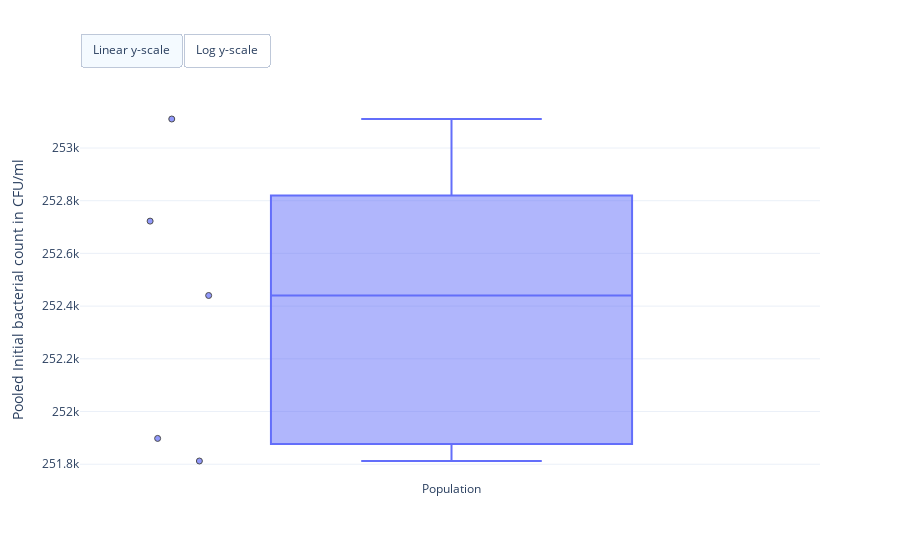
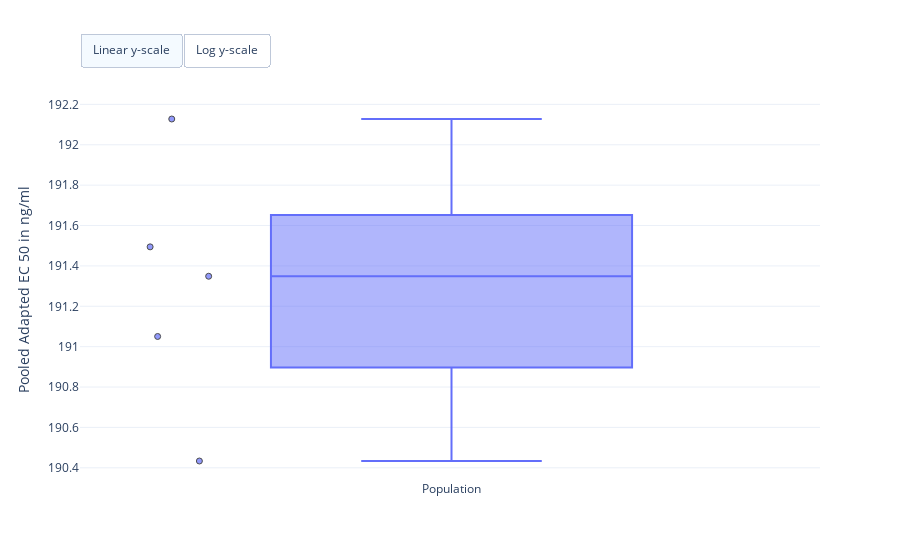
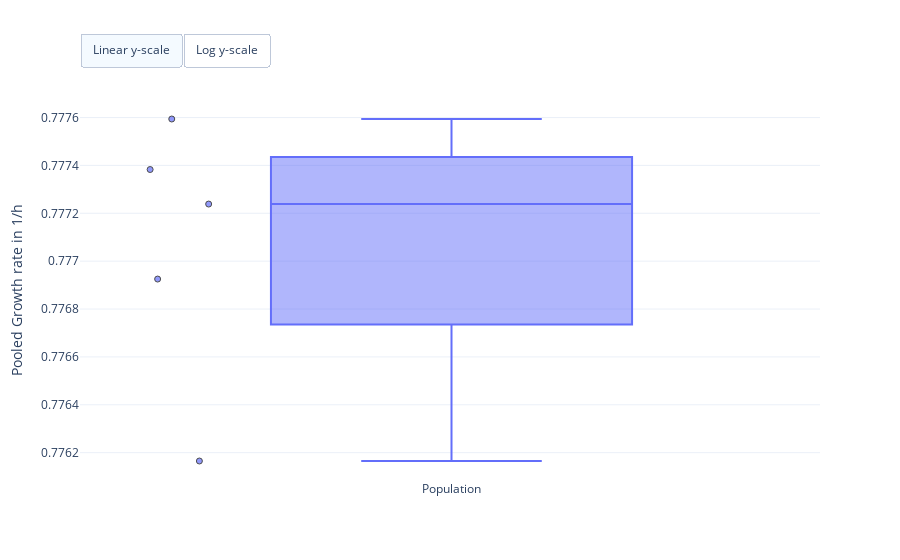
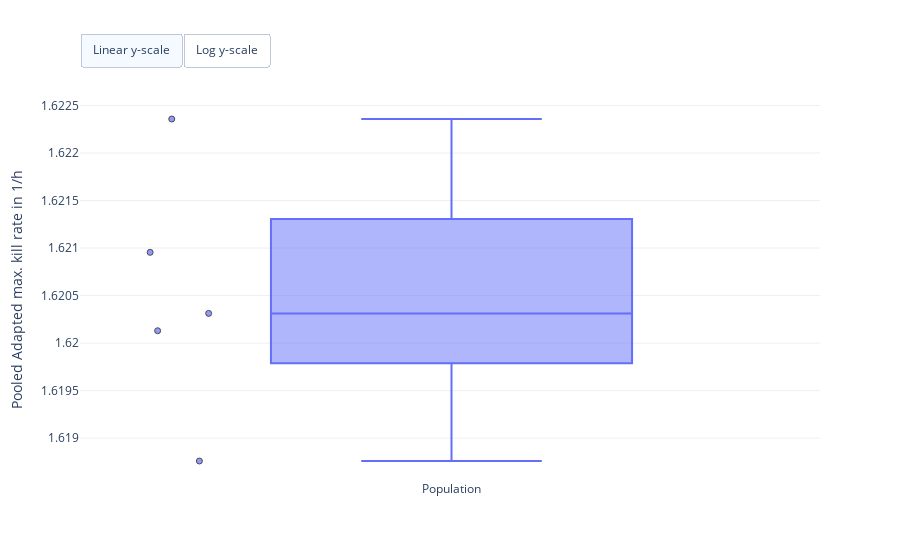

These figures' notebook cell, in order:
### Markdown cell above
## Find maximum likelihood estimates

1. Connects the above defined model to the data.
2. Runs the maximum likelihood optimisation 5 times from random initial
    starting points (for robustness). Initial points are samples from priors.

Note that because we chose uniform priors, the maximum likelihood estimates
(for the specified bounds) coincide with the maximum a posteriori estimates.

### Code cell
# Create log-posteriors
problem.set_data(data, dose_key='Concentration', dose_duration_key=None)
problem.set_log_prior(log_priors)
log_posterior = problem.get_log_posterior()

# Set up sampling controller
optimiser = chi.OptimisationController(log_posterior)
optimiser.set_optimiser(pints.CMAES)
optimiser.set_transform(
    transform=pints.LogTransformation(n_parameters=problem.get_n_parameters()))
optimiser.set_n_runs(5)

# Run optimisation
estimates = optimiser.run(show_run_progress_bar=False, log_to_screen=False)

# Create figure
fig = chi.plots.ParameterEstimatePlot()
fig.add_data(estimates)
fig.show()

### Figure 1 — Plotly figure (JSON) as saved in the notebook; plotly's stock layout.template omitted (floating-point values rounded to 4 significant figures)
{"data": [{"boxpoints": "all", "hovertemplate": "Estimate: %{y:.2f}<br>%{text}", "jitter": 0.2, "line": {"color": "#636EFA"}, "marker": {"color": "#636EFA", "line": {"color": "black", "width": 1}, "opacity": 0.7, "symbol": "circle"}, "name": "Population", "pointpos": -1.5, "text": ["Run: 1 <br>Log-posterior score: -1321.50", "Run: 2 <br>Log-posterior score: -1321.50", "Run: 3 <br>Log-posterior score: -1321.50", "Run: 4 <br>Log-posterior score: -1321.50", "Run: 5 <br>Log-posterior score: -1321.50"], "type": "box", "visible": true, "y": [252400.0, 251900.0, 253100.0, 251800.0, 252700.0]}], "layout": {"autosize": true, "updatemenus": [{"buttons": [{"args": [{"yaxis.type": "linear"}], "label": "Linear y-scale", "method": "relayout"}, {"args": [{"yaxis.type": "log"}], "label": "Log y-scale", "method": "relayout"}], "direction": "left", "pad": {"r": 0, "t": -10}, "showactive": true, "type": "buttons", "x": 0, "xanchor": "left", "y": 1.15, "yanchor": "top"}], "yaxis": {"title": {"text": "Pooled Initial bacterial count in CFU/ml"}}}}

### Figure 2 — Plotly figure (JSON) as saved in the notebook; plotly's stock layout.template omitted (floating-point values rounded to 4 significant figures)
{"data": [{"boxpoints": "all", "hovertemplate": "Estimate: %{y:.2f}<br>%{text}", "jitter": 0.2, "line": {"color": "#636EFA"}, "marker": {"color": "#636EFA", "line": {"color": "black", "width": 1}, "opacity": 0.7, "symbol": "circle"}, "name": "Population", "pointpos": -1.5, "text": ["Run: 1 <br>Log-posterior score: -1321.50", "Run: 2 <br>Log-posterior score: -1321.50", "Run: 3 <br>Log-posterior score: -1321.50", "Run: 4 <br>Log-posterior score: -1321.50", "Run: 5 <br>Log-posterior score: -1321.50"], "type": "box", "visible": true, "y": [190.4, 192.1, 191.5, 191.1, 191.3]}], "layout": {"autosize": true, "updatemenus": [{"buttons": [{"args": [{"yaxis.type": "linear"}], "label": "Linear y-scale", "method": "relayout"}, {"args": [{"yaxis.type": "log"}], "label": "Log y-scale", "method": "relayout"}], "direction": "left", "pad": {"r": 0, "t": -10}, "showactive": true, "type": "buttons", "x": 0, "xanchor": "left", "y": 1.15, "yanchor": "top"}], "yaxis": {"title": {"text": "Pooled Adapted EC 50 in ng/ml"}}}}

### Figure 3 — Plotly figure (JSON) as saved in the notebook; plotly's stock layout.template omitted (floating-point values rounded to 4 significant figures)
{"data": [{"boxpoints": "all", "hovertemplate": "Estimate: %{y:.2f}<br>%{text}", "jitter": 0.2, "line": {"color": "#636EFA"}, "marker": {"color": "#636EFA", "line": {"color": "black", "width": 1}, "opacity": 0.7, "symbol": "circle"}, "name": "Population", "pointpos": -1.5, "text": ["Run: 1 <br>Log-posterior score: -1321.50", "Run: 2 <br>Log-posterior score: -1321.50", "Run: 3 <br>Log-posterior score: -1321.50", "Run: 4 <br>Log-posterior score: -1321.50", "Run: 5 <br>Log-posterior score: -1321.50"], "type": "box", "visible": true, "y": [0.7772, 0.7774, 0.7762, 0.7776, 0.7769]}], "layout": {"autosize": true, "updatemenus": [{"buttons": [{"args": [{"yaxis.type": "linear"}], "label": "Linear y-scale", "method": "relayout"}, {"args": [{"yaxis.type": "log"}], "label": "Log y-scale", "method": "relayout"}], "direction": "left", "pad": {"r": 0, "t": -10}, "showactive": true, "type": "buttons", "x": 0, "xanchor": "left", "y": 1.15, "yanchor": "top"}], "yaxis": {"title": {"text": "Pooled Growth rate in 1/h"}}}}

### Figure 4 — Plotly figure (JSON) as saved in the notebook; plotly's stock layout.template omitted (floating-point values rounded to 4 significant figures)
{"data": [{"boxpoints": "all", "hovertemplate": "Estimate: %{y:.2f}<br>%{text}", "jitter": 0.2, "line": {"color": "#636EFA"}, "marker": {"color": "#636EFA", "line": {"color": "black", "width": 1}, "opacity": 0.7, "symbol": "circle"}, "name": "Population", "pointpos": -1.5, "text": ["Run: 1 <br>Log-posterior score: -1321.50", "Run: 2 <br>Log-posterior score: -1321.50", "Run: 3 <br>Log-posterior score: -1321.50", "Run: 4 <br>Log-posterior score: -1321.50", "Run: 5 <br>Log-posterior score: -1321.50"], "type": "box", "visible": true, "y": [1.619, 1.621, 1.62, 1.62, 1.622]}], "layout": {"autosize": true, "updatemenus": [{"buttons": [{"args": [{"yaxis.type": "linear"}], "label": "Linear y-scale", "method": "relayout"}, {"args": [{"yaxis.type": "log"}], "label": "Log y-scale", "method": "relayout"}], "direction": "left", "pad": {"r": 0, "t": -10}, "showactive": true, "type": "buttons", "x": 0, "xanchor": "left", "y": 1.15, "yanchor": "top"}], "yaxis": {"title": {"text": "Pooled Adapted max. kill rate in 1/h"}}}}
